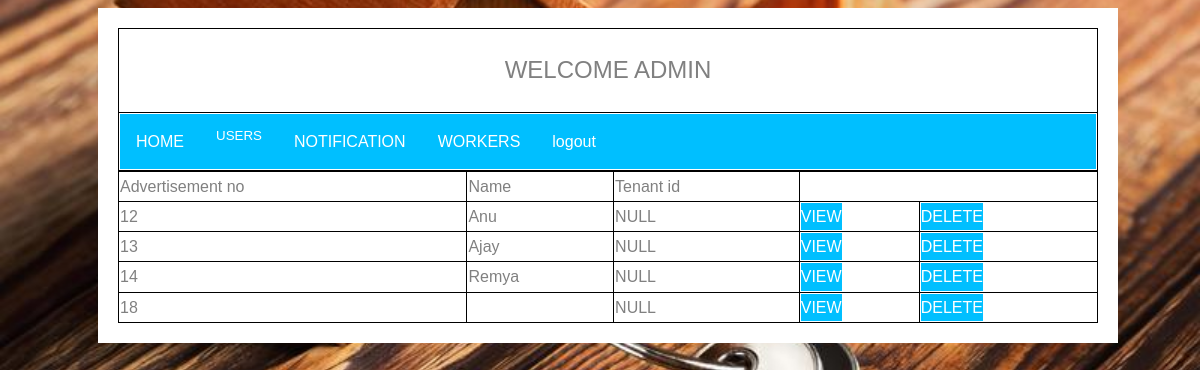
The page /admin_advetisementsearch.php on the database its author committed.
### tables this page shows
CREATE TABLE `advertisement` (
  `num` int(15) NOT NULL,
  `no` varchar(15) NOT NULL,
  `oname` varchar(35) DEFAULT NULL,
  `typeof` int(5) DEFAULT NULL,
  `advno` int(10) NOT NULL,
  `ora` varchar(3) DEFAULT NULL,
  `nofbatch` int(10) NOT NULL,
  `bhk` int(5) NOT NULL,
  `forb` varchar(5) DEFAULT NULL,
  `sqrft` varchar(20) DEFAULT NULL,
  `facing` varchar(10) DEFAULT NULL,
  `fy` varchar(3) DEFAULT NULL,
  `flatcno` varchar(12) DEFAULT NULL,
  `ebc` varchar(12) DEFAULT NULL,
  `tax` varchar(12) DEFAULT NULL,
  `rent` int(15) NOT NULL,
  `floor` int(6) DEFAULT NULL,
  `adno` int(11) DEFAULT NULL,
  `year` varchar(10) DEFAULT NULL,
  `pkno` int(5) NOT NULL,
  `description` varchar(500) DEFAULT NULL,
  `loan` varchar(3) DEFAULT NULL,
  `autname` varchar(30) DEFAULT NULL,
  `autdob` date DEFAULT NULL,
  `autcity` varchar(25) DEFAULT NULL,
  `autcno` varchar(12) DEFAULT NULL,
  `autpin` varchar(12) DEFAULT NULL,
  `autdesg` varchar(35) DEFAULT NULL,
  `autemail` varchar(35) DEFAULT NULL,
  `dis` int(4) DEFAULT NULL,
  `relation` varchar(12) DEFAULT NULL,
  `cno` varchar(15) DEFAULT NULL,
  `apornot` int(3) DEFAULT 0
);

### admin_advetisementsearch.php (the view, shortened to what this page needs)
<!DOCTYPE html>
<html>
<head>
	<link rel="stylesheet" type="text/css" href="css/style.css">
<link rel="stylesheet" type="text/css" href="css/linkbut.css">
 <link rel="stylesheet" type="text/css" href="css/tacen.css">
</head>
<body>
  <div class="content">
<?php
echo '<form>';
include 'admin_home2.php';
$s=$_POST['search'];
?>
<table>
 <tr><td>Advertisement no</td>
<td>Name</td>
<td>Tenant id</td>
</tr>
<?php
$sql=$conn->query("select * from advertisement where apornot='1'and num like '$s%'");
if($sql->num_rows >0)
{
While($row=mysqli_fetch_assoc($sql))
{
echo '<form>';
  $num=$row['num'];
echo '<tr><td>'. $num.'</td>';
echo '<td>'. $row['oname'].'</td>';
$st=$conn->query("select * from owner where num='$num'");
if($st->num_rows >0)
{
  while($sts=mysqli_fetch_assoc($st))
  {
    $cno=$sts['no'];
  }
  echo '<td>'.$cno .'</td>';
}
else
{
echo '<td>NULL</td>';
}
echo '<td><a href="sviewadv.php?id='.$num.'&name='.$no.'" >VIEW</td>';
echo '<td><a href="admin_ownerdel.php?id='.$row['no'].'">DELETE</td></tr>';
}
}
echo'</form>';
?>
</table></div></body></html>

### css/style.css (style rules this page uses)
html { overflow-x: hidden; }
body { line-height: 1.7; color: gray; font-weight: 400; font-size: 1rem; }
a { -webkit-transition: .3s all ease; -o-transition: .3s all ease; transition: .3s all ease; }

### css/linkbut.css (style rules this page uses)
a:link, a:visited { background-color: #00BFFF; color: white; text-align: center; text-decoration: none; display: inline-block; }

### css/tacen.css (style rules this page uses)
table, tr, th,td { border: 1px solid black; }
table { border-collapse: collapse; width:100%; }
.content { max-width: 1000px; margin: auto; background: white; padding: 10px; }
body { background:#555; }

### dropdown.css (style rules this page uses)
body { font-family: Arial, Helvetica, sans-serif; }

### admin_home2.php (style rules this page uses)
body { background-image:url("images/im1.jpg"); height:100%; width:100%; background-position:center; background-repeat:no-repeat; background-size:cover; }
a { background-color: #00BFFF; color: white; }
.content { max-width:1000px; margin: auto; background: white; padding: 10px; }

### rows shown on the page
advertisement: num "12", oname "Anu"
advertisement: num "13", oname "Ajay"
advertisement: num "14", oname "Remya", floor "NULL"
advertisement: num "18"
